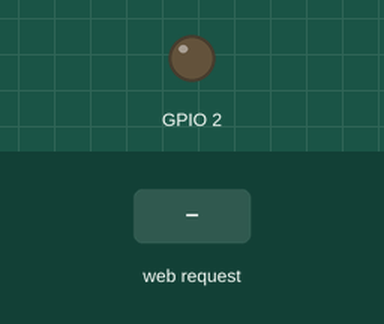
Recording of a program running on a simulated ESP32. Shown: output pins drawn as LEDs (lit = HIGH). The inputs (shaded band) are chosen by the test bench. What the program prints to the serial monitor is not drawn.

Above: at 1.2 s.
1.3 s: HTTP request GET /b1/on received
At 2.5 s:
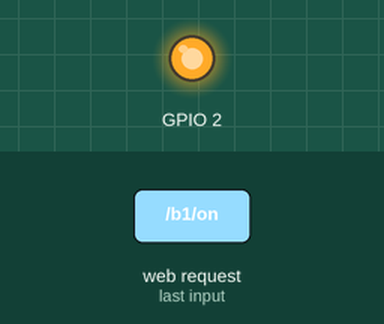
2.8 s: HTTP request GET /b1/off received
At 3.7 s:
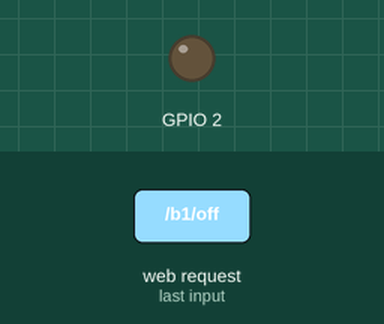
Timing chart, 0 to 5.8 s (numbered marks = the images above; inputs shaded):
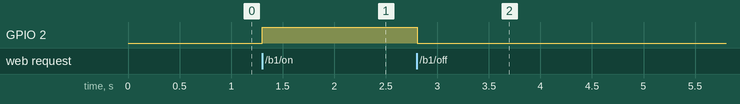

Measured:
- after the input at 1.3 s, GPIO 2: LOW → HIGH at once
- after the input at 2.8 s, GPIO 2: HIGH → LOW at once

The program:

main.cpp
```cpp
#include <Arduino.h>
#include <WiFi.h>


const char* ssid     = "wifiNico"; // Nombre de la red
const char* password = "12345678";     // Contraseña
boolean led = false;
WiFiServer server(80);
String header;
String btn1 = "off";
String btn2 = "off";
boolean titilar = false;

 // Current time
unsigned long currentTime = millis();
// Previous time
unsigned long previousTime = 0;
// Define timeout time in milliseconds (example: 2000ms = 2s)
const long timeoutTime = 2000;


void setup() {
  Serial.begin(9600);
  pinMode(2, OUTPUT);
  pinMode(2,OUTPUT);

  // Salidas en LOW
  digitalWrite(2, LOW);
  digitalWrite(2,LOW);


  // Conectarse a la red wifi con ssid y pass
  Serial.print("Setting AP (Access Point)…");
  //
  WiFi.softAP(ssid, password);

  IPAddress IP = WiFi.softAPIP();
  Serial.print("AP IP address: ");
  Serial.println(IP);
  server.begin(); // Inicia el servidor
}

void loop(){
  WiFiClient client = server.available();   // Escucha los clientes entrantes

  if (client) {
    currentTime = millis();
    previousTime = currentTime;                         // Nuevo cliente se conecta,
    Serial.println("Nuevo Cliente.");       //Imprime mensaje
    String currentLine = "";                // Cadena para contener los datos del cliente entrantes
    while (client.connected() && currentTime - previousTime <= timeoutTime) {            // Bucle cuando el cliente esta conectado

      if (client.available()) {             // bytes para leer del cliente

        char c = client.read();             // lee byte
        Serial.write(c);                    // lo imprime
        header += c;
        if (c == '\n') {                    // si el byte es un caracter de nueva linea
          // si la línea actual está en blanco, tienes dos caracteres de nueva línea seguidos.
          // final de la solicitud HTTP,envia respuesta:
          if (currentLine.length() == 0) {
            client.println("HTTP/1.1 200 OK");
            client.println("Content-type:text/html");
            client.println("Connection: close");
            client.println();

            // enciende y apaga los botones
            if (header.indexOf("GET /b1/on") >= 0) {
              btn1 = "on";
              titilar = false;
              led = HIGH;
            } else if (header.indexOf("GET /b1/off") >= 0) {
              btn1 = "off";
              titilar = false;
              led = LOW;
            }else if (header.indexOf("GET /b2/on") >= 0) {
              titilar = true;
              btn2 = "on";
            } else if (header.indexOf("GET /b2/off") >= 0) {
              titilar = false;
              led = LOW;
              btn2 = "off";
            }
            digitalWrite(2, led);
            // pagina HTML
            client.println("<!DOCTYPE html><html>");
            client.println("<head><meta name=\"viewport\" content=\"width=device-width, initial-scale=1\">");
            client.println("<link rel=\"icon\" href=\"data:,\">");
            // CSS
            client.println("<style>html { font-family: Helvetica; display: inline-block; margin: 0px auto; text-align: center;}");
            client.println(".button { background-color: #01451E; border: none; color: white; padding: 16px 40px;");
            client.println("text-decoration: none; font-size: 30px; margin: 2px; cursor: pointer;}");
            client.println(".button2 {background-color: #9EA1A4;}</style></head>");

            // Titulo
            client.println("<body><h1>IT-2022-TP2</h1>");

            if (btn1=="off") {
              client.println("<p><a href=\"/b1/on\"><button class=\"button\">ON</button></a></p>");
            } else {
              client.println("<p><a href=\"/b1/off\"><button class=\"button button2\">OFF</button></a></p>");
            }

            if (btn2=="off") {
              client.println("<p><a href=\"/b2/on\"><button class=\"button\">TITILAR ON</button></a></p>");
            } else {
              client.println("<p><a href=\"/b2/off\"><button class=\"button button2\">TITILAR OF</button></a></p>");
            }

            client.println("</body></html>");

            // Respuesta HTTP termina con linea en blanco
            client.println();

            // Salir del while
            break;
          } else { // Si tiene nueva linea que borre
            currentLine = "";
          }

        } else if (c != '\r') {  // si obtuvo algo mas,
          currentLine += c;      // agregarlo al currenLine
        }
      }
    }
    // limpiar
    header = "";
    client.stop();
    if(titilar == true ){
        led = !led;
        digitalWrite(2, !led);
    }
  }
}
```
